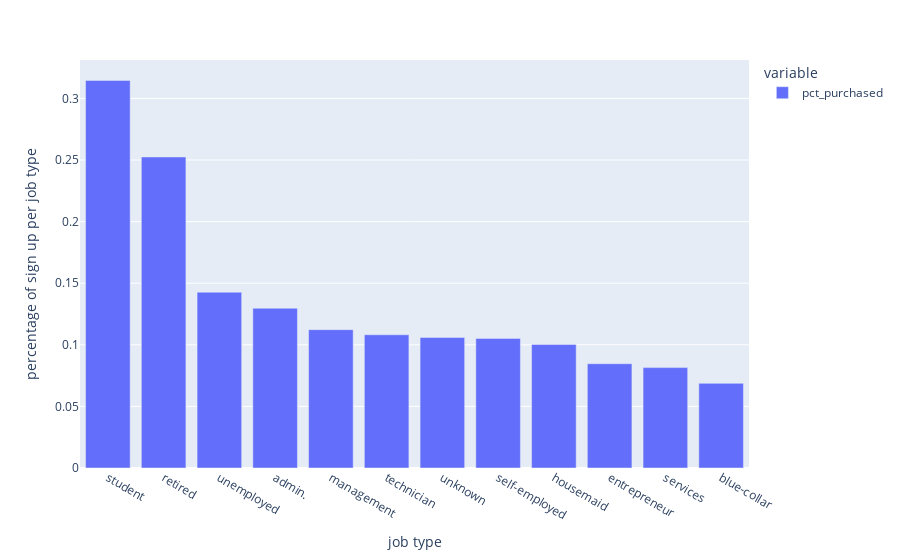

Source (notebook cell):
### Code cell
#bar chart visualise group by job type
fig = px.bar(groupby_job_purchase_df)
fig.update_layout(yaxis_title = "percentage of sign up per job type")
fig.update_layout(xaxis_title = "job type")

### Figure 1 — Plotly figure (JSON) as saved in the notebook; plotly's stock layout.template omitted (floating-point values rounded to 4 significant figures)
{"data": [{"hovertemplate": "variable=pct_purchased<br>job=%{x}<br>value=%{y}<extra></extra>", "legendgroup": "pct_purchased", "marker": {"color": "#636efa", "pattern": {"shape": ""}}, "name": "pct_purchased", "orientation": "v", "showlegend": true, "textposition": "auto", "type": "bar", "x": ["student", "retired", "unemployed", "admin.", "management", "technician", "unknown", "self-employed", "housemaid", "entrepreneur", "services", "blue-collar"], "xaxis": "x", "y": [0.3146, 0.2525, 0.1427, 0.1297, 0.1123, 0.1082, 0.1059, 0.1052, 0.1003, 0.08465, 0.0815, 0.06872], "yaxis": "y"}], "layout": {"barmode": "relative", "legend": {"title": {"text": "variable"}, "tracegroupgap": 0}, "margin": {"t": 60}, "xaxis": {"anchor": "y", "domain": [0, 1], "title": {"text": "job type"}}, "yaxis": {"anchor": "x", "domain": [0, 1], "title": {"text": "percentage of sign up per job type"}}}}
